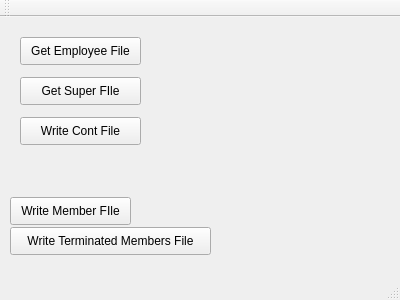
<?xml version="1.0" encoding="UTF-8"?>
<ui version="4.0">
 <class>MainWindow</class>
 <widget class="QMainWindow" name="MainWindow">
  <property name="geometry">
   <rect>
    <x>0</x>
    <y>0</y>
    <width>400</width>
    <height>300</height>
   </rect>
  </property>
  <property name="windowTitle">
   <string>MainWindow</string>
  </property>
  <widget class="QWidget" name="centralWidget">
   <widget class="QPushButton" name="getEmployeeFileButton">
    <property name="geometry">
     <rect>
      <x>20</x>
      <y>20</y>
      <width>121</width>
      <height>28</height>
     </rect>
    </property>
    <property name="text">
     <string>Get Employee File</string>
    </property>
   </widget>
   <widget class="QPushButton" name="getSuperFileButton">
    <property name="geometry">
     <rect>
      <x>20</x>
      <y>60</y>
      <width>121</width>
      <height>28</height>
     </rect>
    </property>
    <property name="text">
     <string>Get Super FIle</string>
    </property>
   </widget>
   <widget class="QPushButton" name="writeContributionFileButton">
    <property name="geometry">
     <rect>
      <x>20</x>
      <y>100</y>
      <width>121</width>
      <height>28</height>
     </rect>
    </property>
    <property name="text">
     <string>Write Cont File</string>
    </property>
   </widget>
   <widget class="QPushButton" name="writeMemberFileButton">
    <property name="geometry">
     <rect>
      <x>10</x>
      <y>180</y>
      <width>121</width>
      <height>28</height>
     </rect>
    </property>
    <property name="text">
     <string>Write Member FIle</string>
    </property>
   </widget>
   <widget class="QPushButton" name="writeTerminatedMembersFileButton">
    <property name="geometry">
     <rect>
      <x>10</x>
      <y>210</y>
      <width>201</width>
      <height>28</height>
     </rect>
    </property>
    <property name="text">
     <string>Write Terminated Members File</string>
    </property>
   </widget>
  </widget>
  <widget class="QMenuBar" name="menuBar">
   <property name="geometry">
    <rect>
     <x>0</x>
     <y>0</y>
     <width>400</width>
     <height>26</height>
    </rect>
   </property>
  </widget>
  <widget class="QToolBar" name="mainToolBar">
   <attribute name="toolBarArea">
    <enum>TopToolBarArea</enum>
   </attribute>
   <attribute name="toolBarBreak">
    <bool>false</bool>
   </attribute>
  </widget>
  <widget class="QStatusBar" name="statusBar"/>
 </widget>
 <layoutdefault spacing="6" margin="11"/>
 <resources/>
 <connections/>
</ui>
